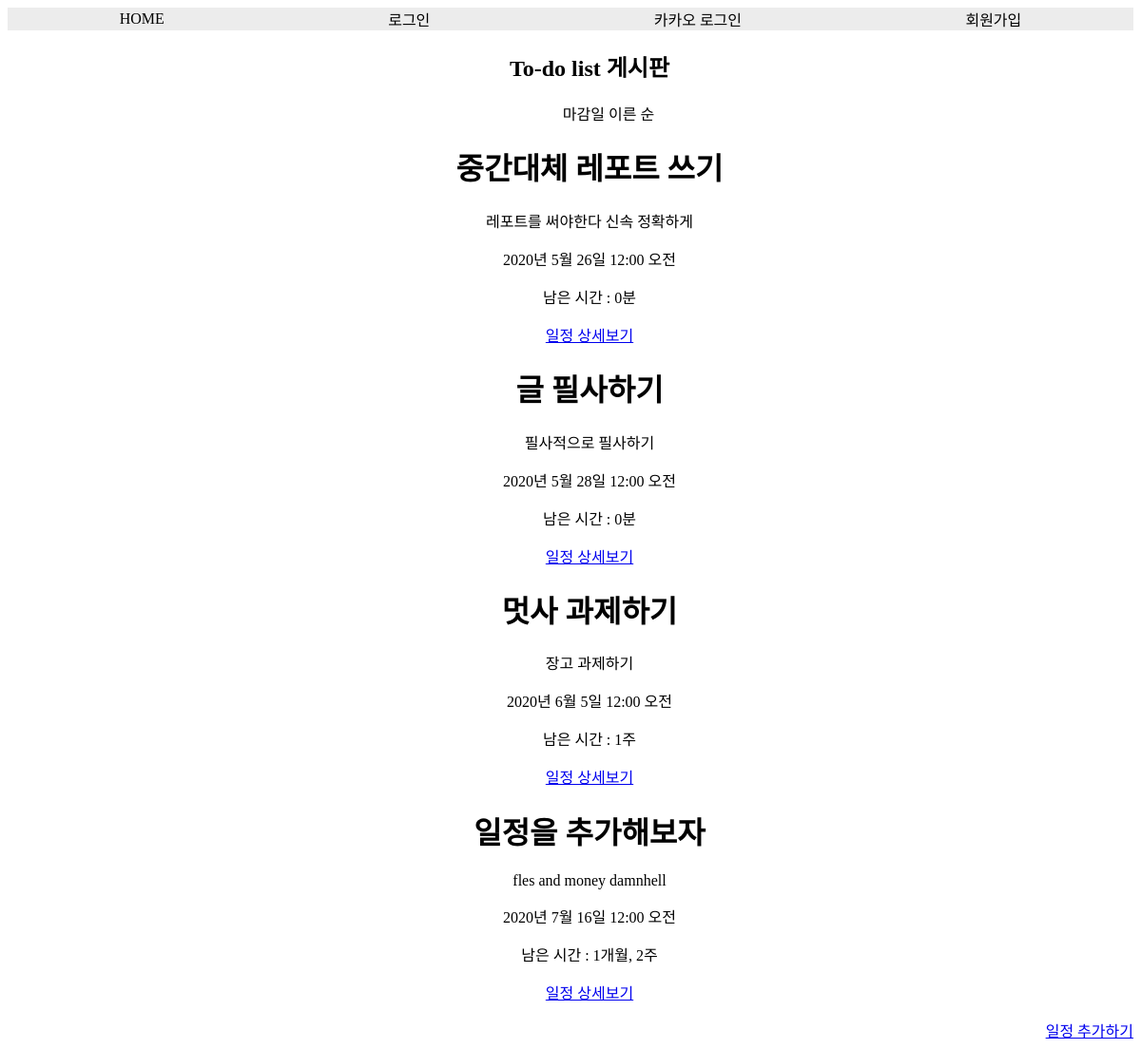
The page / on the database its author committed.
### blog/models.py (models this page shows, shortened)
class Todo(models.Model):
    title = models.CharField(max_length = 100)
    content = models.TextField(null=True)
    deadline = models.DateTimeField(null=True)
    author = models.ForeignKey(User, on_delete=models.CASCADE, related_name='posts')

### blog/views.py (the view)
# urls.py: 2. Add a URL to urlpatterns:  path('', views.home, name='home')
def home(request):
    todos = Todo.objects.all().order_by('deadline')
    now = datetime.now()
    context = {
        'todos' : todos,
        }
    return render(request, 'home.html', context)

### blog/templates/home.html (shortened to what this page needs)
{% extends 'base.html' %}
{% block css %}
{% load static %}
<link rel="stylesheet" href="{% static 'home.css' %}">
{% endblock css %}
{% block content %}
<div class = "top">
    <div class = "title">
        <h2>To-do list 게시판</h2>
        <p>마감일 이른 순</p>
    </div>
</div>
<div class = "middle">
    {% for todo in todos %}
    <ul>
        <h1>{{todo.title}}</h1>
        <p>{{todo.content}}</p>
        <p>{{todo.deadline}}</p>
        <p>남은 시간 : {{todo.deadline|timeuntil}}</p>
        <a href = "{% url 'detail' todo.pk %}">일정 상세보기</a>
    </ul>
    {% endfor %}
</div>
<div class = "add_to_do">
    <a href = "{% url 'new' %}">일정 추가하기</a>
</div>
{% endblock content %}

### blog/static/home.css (style rules this page uses)
.top { text-align: center; padding-left: 40px; }
.title p { text-align: center; padding-left: 40px; }
.middle { text-align: center; }
.add_to_do { text-align: end; }

### rows shown on the page
Todo: title "중간대체 레포트 쓰기", content "레포트를 써야한다 신속 정확하게", deadline "2020년 5월 26일 12:00 오전", deadline "0분"
Todo: title "글 필사하기", content "필사적으로 필사하기", deadline "2020년 5월 28일 12:00 오전", deadline "0분"
Todo: title "멋사 과제하기", content "장고 과제하기", deadline "2020년 6월 5일 12:00 오전", deadline "1주"
Todo: title "일정을 추가해보자", content "fles and money damnhell", deadline "2020년 7월 16일 12:00 오전", deadline "1개월, 2주"
